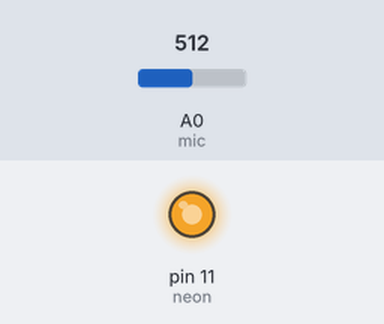
A sketch run on a simulated Arduino Uno, built with avr-gcc and run on an emulated ATmega328P. On the bench: output pins drawn as LEDs (lit = HIGH). The inputs (shaded band) are chosen by the test bench; at power-on: A0 (mic) = 512. Random numbers use the default seed unless the sketch sets one.

Above: at 21.56 s.
Timing chart, 0 to 40.0 s (numbered marks = the images above):
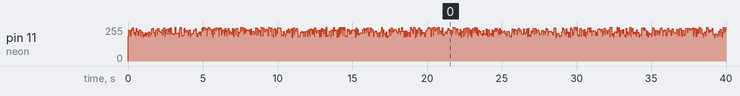

The sketch:

neon-blow-out-candle.ino
```cpp
/*
 * NEON CANDLE EXTINGUISHED BY BLOWING ON MICROPHONE
 */

// neon transformer on digital pin 11~
const int neon = 11;

// microphone on analog pin 0
// microphone could be https://www.adafruit.com/products/1063 or https://www.adafruit.com/products/1713
const int mic = 0;

// keep track of brightness of neon
int brightness = 0;


void setup() {
  pinMode(neon, OUTPUT);
}

// 0 if candle is burning, otherwise what time was candle extinguished
unsigned long extinguishTime = 0;

void loop() {
  if (extinguishTime == 0) {
    // candle is burning normally: random brightness to neon
    brightness = random(180,255);
  }
  else {
    // candle extinguished!
    brightness = 0;

    // if it's been more than 2 seconds, light up again
    if (millis() - extinguishTime > 2000) extinguishTime = 0;
  }

  analogWrite(neon, brightness);

 // read sound level from mic for 50 milliseconds
  const int sampleTime = 50;
  unsigned long startTime = millis();

  unsigned int peakToPeak = 0, signalMin = 1024, signalMax = 0;

  while (millis() - startTime < sampleTime) {
    unsigned int sample = analogRead(mic);

    if (sample > 1023) {
      // ignore spurious input
    }

    else if (sample < signalMin) {
      signalMin = sample;
    }

    else if (sample > signalMax) {
      signalMax = sample;
    }
  }

  // since sample is from 0 to 1023, the largest possible peak difference is 1023
  peakToPeak = signalMax - signalMin;

  if (peakToPeak > 950) {
    extinguishTime = millis();
  }
}
```
